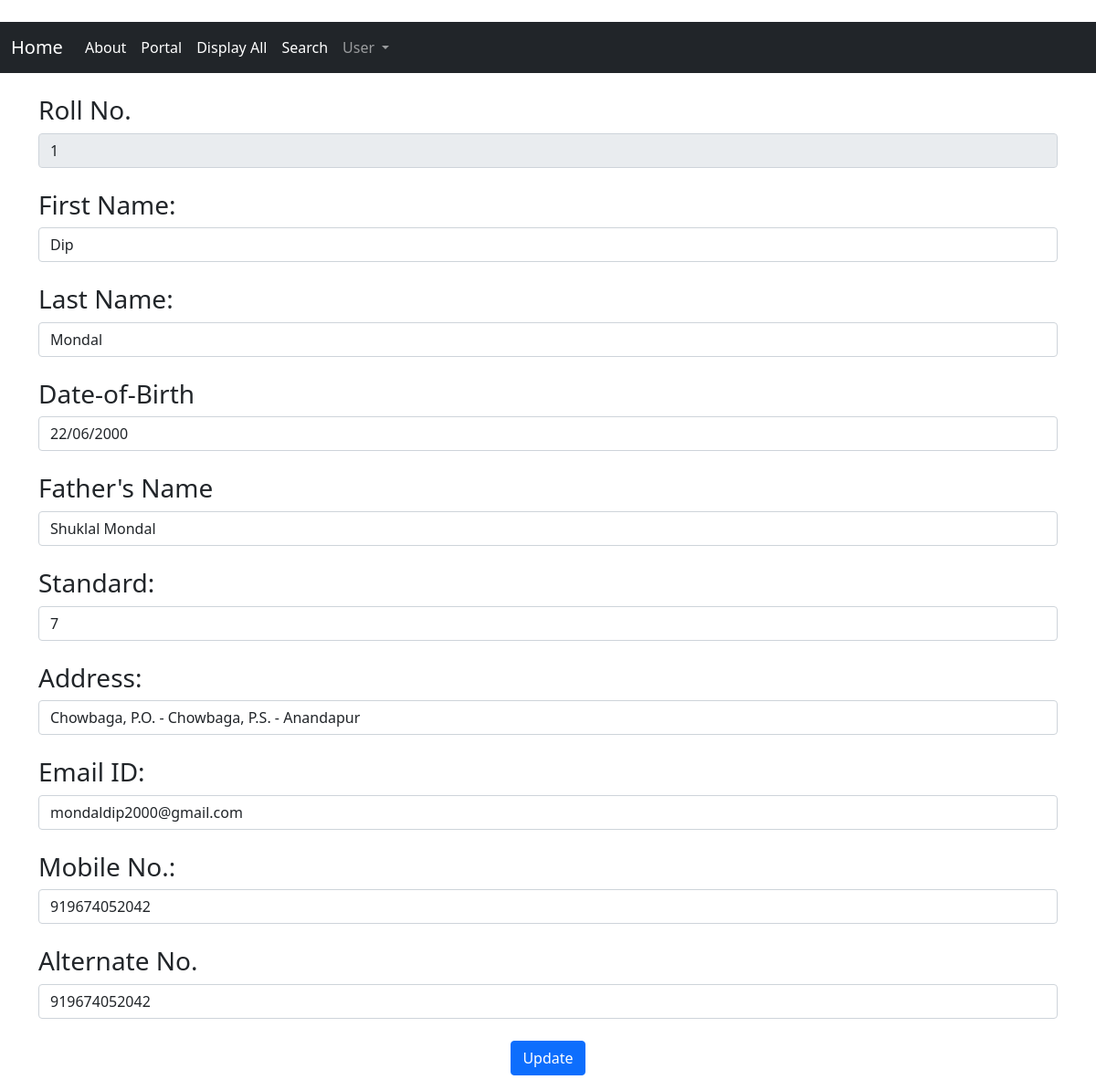
Screenshot of /web/display/edit/1 (signed in) with the database file from the repository.
### web/models.py (models this page shows)
class StudentDetails(models.Model):
    first_name = models.CharField(max_length=50)
    last_name = models.CharField(max_length=50)
    date_of_birth = models.CharField(max_length=50)
    guardian_name = models.CharField( max_length=50)
    standard = models.ForeignKey(Stu_Class,related_name='student_class' ,on_delete=models.CASCADE)
    address = models.TextField(max_length=600)
    email = models.EmailField(max_length=254)
    mobile = models.TextField(max_length=10)
    guardian_mobile = models.TextField(max_length=10)

### web/views.py (the view)
# urls.py: path('display/edit/<int:id>',views.update_student,name='update'),
@login_required
def update_student(request,id):
    if(request.method == 'POST'):
        fname = request.POST['fname']
        lname = request.POST['lname']
        dob = request.POST['dob']
        parent = request.POST['parent']
        standard = request.POST['standard']
        address= request.POST['address']
        email= request.POST['email']
        phone= request.POST['phone']
        p_phone= request.POST['p_phone']
        StudentDetails.objects.filter(id=id).update(first_name=fname,last_name=lname,date_of_birth=dob,guardian_name=parent,standard=standard,address=address,email=email,mobile=phone,guardian_mobile=p_phone)
        return redirect('display')
    else:
        stud_data = StudentDetails.objects.get(id=id)
        return render(request,'web/update_student.html',{'stud_data':stud_data})

### web/templates/web/update_student.html (shortened to what this page needs)
{% extends 'startup.html' %}
{% load crispy_forms_tags %}
{% block content %}
<form action="" method="POST">
    <h3>Roll No.</h3><input type="text" name="id" class="form-control" value="{{ stud_data.id }}" readonly><br>
    <h3>First Name:</h3><input type="text" name="fname" class="form-control" value="{{ stud_data.first_name }}"><br>
    <h3>Last Name:</h3><input type="text" name="lname" class="form-control" value="{{ stud_data.last_name }}"><br>
    <h3>Date-of-Birth</h3><input type="text" name="dob" class="form-control" value="{{ stud_data.date_of_birth }}"><br>
    <h3>Father's Name</h3><input type="text" name="parent" class="form-control" value="{{ stud_data.guardian_name }}"><br>
    <h3>Standard:</h3><input type="text" name="standard" class="form-control" value="{{ stud_data.standard_id}}"><br>
    <h3>Address:</h3><input type="text" name="address" class="form-control" value="{{ stud_data.address }}"><br>
    <h3>Email ID:</h3><input type="text" name="email" class="form-control"  value="{{ stud_data.email }}"><br>
    <h3>Mobile No.:</h3><input type="text" name="phone" class="form-control" value="{{ stud_data.mobile }}"><br>
    <h3>Alternate No.</h3><input type="text" name="p_phone" class="form-control" value="{{ stud_data.guardian_mobile }}"><br>
    <center><button type="submit" class="btn btn-primary" >Update</button>
</form>
{% endblock  %}

### static/css/styling.css (style rules this page uses)
.form-control { position: relative; }

### rows the page displays
StudentDetails: id "1", fname "Dip", lname "Mondal", dob "22/06/2000", parent "Shuklal Mondal", standard "7", address "Chowbaga, P.O. - Chowbaga, P.S. - Anandapur", email "mondaldip2000@gmail.com", phone "919674052042", p_phone "919674052042"
